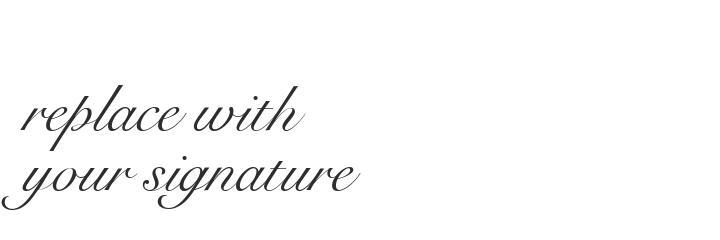
#> input picture references/signature_transparent.png, 720 x 240 px
$ python add-signature.py ../references/signature_transparent.png
#> lines starting #> are read from the running program, lines starting #| are printed output that depends on the picture
#!/usr/bin/env python3
# add-signature.py - Add signature overlay to comic images
# Dependencies: Pillow (pip3 install Pillow --break-system-packages)
# Usage: python3 add-signature.py comic.png [--output path] [--position bottom-right]

from PIL import Image
import argparse
import os

# Default signature location
SIGNATURE_PATH = os.path.join(os.path.dirname(os.path.abspath(__file__)), "..", "references", "signature_transparent.png")

# Signature size as percentage of image width
SIGNATURE_WIDTH_PERCENT = 9

# Margin from edge as percentage of image dimensions
MARGIN_PERCENT = 2


def add_signature(
    comic_path: str,
    output_path: str = None,
    signature_path: str = SIGNATURE_PATH,
    position: str = "top-right",
    size_percent: float = SIGNATURE_WIDTH_PERCENT,
    margin_percent: float = MARGIN_PERCENT,
    white_background: bool = False,
    force: bool = False,
) -> str:
    """
    Add signature overlay to a comic image.

    Args:
        comic_path: Path to the comic image
        output_path: Output path (default: comic_signed.ext)
        signature_path: Path to transparent signature PNG
        position: Where to place signature (top-right, top-left, bottom-right, bottom-left)
        size_percent: Signature width as % of image width (default: 9)
        margin_percent: Margin from edge as % of dimensions (default: 2)
        white_background: Add white oval background behind signature (default: False)
        force: Permit replacement of an existing output path (default: False)

    Returns:
        Path to the signed comic image
    """
#> called with comic_path = '../references/signature_transparent.png', position = 'top-right', size_percent = 9, margin_percent = 2, white_background = False, force = False
    from PIL import ImageDraw

    # Load comic image
    comic = Image.open(comic_path)
#> comic is the input picture: PIL image 720x240 RGBA; mean R, G, B, A 0, 0, 0, 5.2
    if comic.mode != 'RGBA':
        comic = comic.convert('RGBA')

    comic_width, comic_height = comic.size
#> comic_width = 720; comic_height = 240

    # Load signature
    signature = Image.open(signature_path)
    if signature.mode != 'RGBA':
        signature = signature.convert('RGBA')

    # Resize signature to target width while maintaining aspect ratio
    target_width = int(comic_width * (size_percent / 100))
#> target_width = 64
    sig_ratio = signature.size[1] / signature.size[0]
#> sig_ratio = 0.333
    target_height = int(target_width * sig_ratio)
#> target_height = 21
    signature = signature.resize((target_width, target_height), Image.Resampling.LANCZOS)
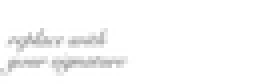
#> signature: PIL image 64x21 RGBA (shown 4 times larger); mean R, G, B, A 0, 0, 0, 5.6; transparent parts drawn white

    # Calculate margins
    margin_x = int(comic_width * (margin_percent / 100))
#> margin_x = 14
    margin_y = int(comic_height * (margin_percent / 100))
#> margin_y = 4

    # Calculate position
    positions = {
        "top-right": (comic_width - target_width - margin_x, margin_y),
        "top-left": (margin_x, margin_y),
        "bottom-right": (comic_width - target_width - margin_x, comic_height - target_height - margin_y),
        "bottom-left": (margin_x, comic_height - target_height - margin_y),
    }

    if position not in positions:
        position = "top-right"

    pos = positions[position]
#> pos = (642, 4)

    # Add white oval background behind signature if requested
    if white_background:
        draw = ImageDraw.Draw(comic)
        # Calculate oval bounds with padding
        padding = int(target_height * 0.3)
        oval_bounds = [
            pos[0] - padding,
            pos[1] - padding // 2,
            pos[0] + target_width + padding,
            pos[1] + target_height + padding // 2
        ]
        draw.ellipse(oval_bounds, fill=(255, 255, 255, 255))

    # Paste signature onto comic using alpha channel as mask
    comic.paste(signature, pos, signature)

    # Determine output path
    if not output_path:
        base, ext = os.path.splitext(comic_path)
        output_path = f"{base}_signed{ext}"

    if os.path.lexists(output_path) and not force:
        raise FileExistsError(f"Refusing to overwrite existing signed image: {output_path}")

    # Save as PNG to preserve quality, or original format
    if output_path.lower().endswith('.png'):
        comic.save(output_path, 'PNG')
    else:
        # Convert to RGB for JPEG
        comic_rgb = Image.new('RGB', comic.size, (255, 255, 255))
        comic_rgb.paste(comic, mask=comic.split()[3] if comic.mode == 'RGBA' else None)
        comic_rgb.save(output_path, quality=95)

    print(f"Signed comic saved: {output_path}")
    return output_path


if __name__ == "__main__":
    parser = argparse.ArgumentParser(description="Add signature to comic image")
    parser.add_argument("comic", help="Path to comic image")
    parser.add_argument("--output", "-o", help="Output path (default: comic_signed.ext)")
    parser.add_argument("--signature", "-s", default=SIGNATURE_PATH,
                       help=f"Signature image path (default: {SIGNATURE_PATH})")
    parser.add_argument("--position", "-p", default="top-right",
                       choices=["bottom-right", "bottom-left", "top-right", "top-left"],
                       help="Signature position (default: top-right)")
    parser.add_argument("--size", type=float, default=SIGNATURE_WIDTH_PERCENT,
                       help=f"Signature width as %% of image (default: {SIGNATURE_WIDTH_PERCENT})")
    parser.add_argument("--margin", type=float, default=MARGIN_PERCENT,
                       help=f"Margin from edge as %% (default: {MARGIN_PERCENT})")
    parser.add_argument("--white-bg", action="store_true",
                       help="Add white oval background behind signature (default: off; signature blends with cream/off-white comic background)")
    parser.add_argument("--force", action="store_true",
                       help="Allow replacement of an existing output path")

    args = parser.parse_args()

    try:
        add_signature(
            args.comic,
            args.output,
            args.signature,
            args.position,
            args.size,
            args.margin,
            white_background=args.white_bg,
            force=args.force,
        )
    except (OSError, ValueError) as exc:
        parser.exit(1, f"ERROR: {exc}\n")
